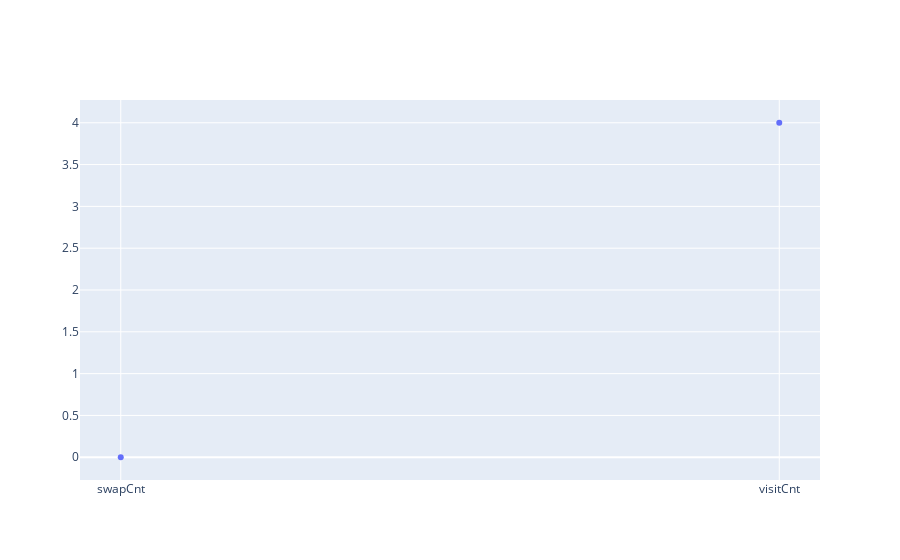

Here is the notebook cell this chart was saved with:
### Code cell
already_sorted = [1,2,3,4,5]
swapCnt, visitCnt = insertionSort(already_sorted)
assert swapCnt == 0
assert visitCnt == len(already_sorted)-1
import plotly.graph_objects as go
fig = go.Figure()
fig.add_trace(go.Scatter(x=["swapCnt","visitCnt"], y=[swapCnt,visitCnt],mode='markers',name="selectionSort"))
fig.show()

### Figure 1 — Plotly figure (JSON) as saved in the notebook; plotly's stock layout.template omitted (floating-point values rounded to 4 significant figures)
{"data": [{"mode": "markers", "name": "selectionSort", "type": "scatter", "x": ["swapCnt", "visitCnt"], "y": [0, 4]}], "layout": {}}
